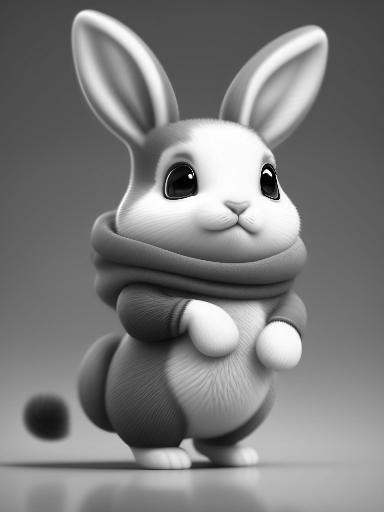
#> input picture data/00_src_imgs/rabbit_gray.jpg, 384 x 512 px
$ python rotnb.py
#> lines starting #> are read from the running program, lines starting #| are printed output that depends on the picture
#> further down, img is the input picture: shape (512, 384, 3); min 0, max 255, mean 123.4
#> (key q is pressed here)
import os
import cv2
import numpy as np

def buildRotMatrix(angle_deg):
    angle_rad = np.pi * angle_deg / 180
    R = np.array([
        [np.cos(angle_rad), -np.sin(angle_rad)],
        [np.sin(angle_rad), np.cos(angle_rad)]
    ])
    return R

def rotateImage(img, angle_deg):
#> called with angle_deg = 90
    R = buildRotMatrix(angle_deg)
    h,w,c = img.shape
#> h = 512; w = 384; c = 3
    center_h, center_w = (h//2, w//2)
#> center_h = 256; center_w = 192
    # new_img = np.zeros((h,w,c), 'uint8')

    max_h, min_h, max_w, min_w = -np.inf, np.inf, -np.inf, np.inf

    for i in range(h):
        for j in range(w):
            y,x = R @ np.array([i,j])

            if y > max_h:
                max_h = y
            if y < min_h:
                min_h = y
            if x > max_w:
                max_w = x
            if x < min_w:
                min_w = x
#> after the loop, max_h = 3.13e-14; max_w = 511; min_h = -383; min_w = 0
    # breakpoint()
    new_h = np.ceil(max_h - min_h).astype('int') + 1
#> new_h = 385
    new_w = np.ceil(max_w - min_w).astype('int') + 1
#> new_w = 512
    new_img = np.zeros((new_h, new_w, c), 'uint8')
    center_h, center_w = (new_h//2, new_w//2)
#> center_h = 192; center_w = 256

    for i in range(h):
        for j in range(w):
            orig_i, orig_j = np.floor(R.T @ np.array([i-center_h,j-center_w]) + np.array([center_h, center_w])).astype('int')
            if orig_i < h and orig_j < w:
                new_img[i,j] = img[orig_i, orig_j]
            else:
                pass
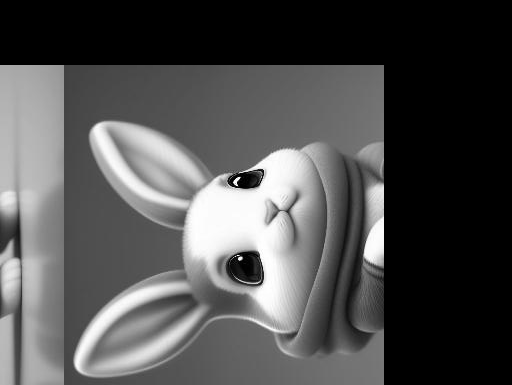
#> new_img: shape (385, 512, 3); min 0, max 255, mean 79.2
    return new_img

DATA_DIR = "../data/00_src_imgs"
img_name = "rabbit_gray.jpg"
img_path = os.path.join(DATA_DIR, img_name)
img = cv2.imread(img_path)

cv2.imshow("orig_img", img)
if cv2.waitKey(0) == ord('q'):
    cv2.destroyAllWindows()

#> (the run stopped early here; a loop or call above may not have finished)
